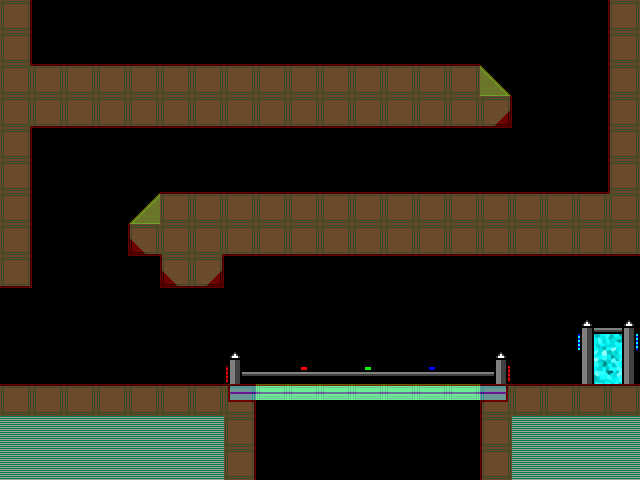

This is a level from a 2D game, rendered from its Tiled map with the project's own tilesets. A one-line summary and the map file follow, with tile-layer data summarised:
An orthogonal 20x15 tile map with 32x32 px tiles, 6 tile layers (Parallax_layer_1, Parallax_layer_2, Background, Foreground, ...), 2 tilesets and 4 objects (mainPlayer, EnemyEntity, me.LevelEntity, texte).

<map version="1.0" orientation="orthogonal" width="20" height="15" tilewidth="32" tileheight="32">
 <tileset firstgid="1" name="area01_level_tiles" tilewidth="32" tileheight="32">
  <image source="area01_tileset/area01_level_tiles.png" width="640" height="241" />
 </tileset>
 <tileset firstgid="141" name="metatiles32x32" tilewidth="32" tileheight="32">
  <image source="area01_tileset/metatiles32x32.png" width="160" height="32" />
  <tile id="0">
   <properties>
    <property name="type" value="solid" />
   </properties>
  </tile>
  <tile id="1">
   <properties>
    <property name="type" value="platform" />
   </properties>
  </tile>
  <tile id="2">
   <properties>
    <property name="type" value="lslope" />
   </properties>
  </tile>
  <tile id="3">
   <properties>
    <property name="type" value="rslope" />
   </properties>
  </tile>
  <tile id="4">
   <properties>
    <property name="type" value="ladder" />
   </properties>
  </tile>
 </tileset>
 <layer name="Parallax_layer_1" width="20" height="15">
  <properties>
   <property name="imagesrc" value="area01_bkg0" />
  </properties>
  <data>[300 cells, 0 non-empty, 0 distinct tile ids]</data>
 </layer>
 <layer name="Parallax_layer_2" width="20" height="15">
  <properties>
   <property name="imagesrc" value="area01_bkg1" />
  </properties>
  <data>[300 cells, 0 non-empty, 0 distinct tile ids]</data>
 </layer>
 <layer name="Background" width="20" height="15">
  <properties>
   <property name="background_color" value="#000000" />
  </properties>
  <data>[300 cells, 0 non-empty, 0 distinct tile ids]</data>
 </layer>
 <layer name="Foreground" width="20" height="15">
  <data>[300 cells, 122 non-empty, 20 distinct tile ids]</data>
 </layer>
 <objectgroup color="#aaff00" name="Entities" width="20" height="15">
  <object name="mainPlayer" x="52" y="319" width="32" height="32">
   <properties>
    <property name="image" value="gripe_run_right" />
    <property name="spritewidth" value="64" />
   </properties>
  </object>
 </objectgroup>
 <objectgroup color="#ff0000" name="EnemyEntities" width="20" height="15">
  <object name="EnemyEntity" x="37" y="22" width="567" height="33" />
 </objectgroup>
 <layer name="Foreground2" width="20" height="15">
  <data>[300 cells, 18 non-empty, 9 distinct tile ids]</data>
 </layer>
 <objectgroup color="#ffaa00" name="LimitesNiveau" width="20" height="15">
  <object name="me.LevelEntity" x="575" y="321" width="64" height="64">
   <properties>
    <property name="duration" value="250" />
    <property name="fade" value="#000000" />
    <property name="to" value="area01" />
   </properties>
  </object>
 </objectgroup>
 <layer name="collision" width="20" height="15" opacity="0.42">
  <data>[300 cells, 103 non-empty, 4 distinct tile ids]</data>
 </layer>
 <objectgroup color="#aaffff" name="interractions" width="20" height="15">
  <object name="texte" x="290" y="260" width="49" height="115">
   <properties>
    <property name="text" value="Salut le monde" />
   </properties>
  </object>
 </objectgroup>
</map>
